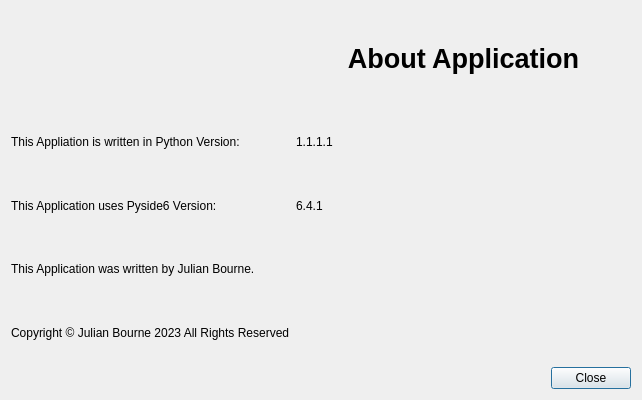
<?xml version="1.0" encoding="UTF-8"?>
<ui version="4.0">
 <class>AboutDialog</class>
 <widget class="QDialog" name="AboutDialog">
  <property name="geometry">
   <rect>
    <x>0</x>
    <y>0</y>
    <width>642</width>
    <height>400</height>
   </rect>
  </property>
  <property name="windowTitle">
   <string>Dialog</string>
  </property>
  <layout class="QVBoxLayout" name="verticalLayout">
   <item>
    <layout class="QGridLayout" name="gridLayout">
     <item row="0" column="0">
      <widget class="QLabel" name="labelPicture">
       <property name="sizePolicy">
        <sizepolicy hsizetype="Maximum" vsizetype="Maximum">
         <horstretch>96</horstretch>
         <verstretch>96</verstretch>
        </sizepolicy>
       </property>
       <property name="maximumSize">
        <size>
         <width>96</width>
         <height>96</height>
        </size>
       </property>
       <property name="text">
        <string/>
       </property>
       <property name="pixmap">
        <pixmap resource="aboutdialog.qrc">:/images/images/ProjectCreator.png</pixmap>
       </property>
       <property name="scaledContents">
        <bool>true</bool>
       </property>
      </widget>
     </item>
     <item row="1" column="0">
      <widget class="QLabel" name="labelPythonVersionBlurb">
       <property name="text">
        <string>This Appliation is written in Python Version: </string>
       </property>
      </widget>
     </item>
     <item row="2" column="0">
      <widget class="QLabel" name="labelQtVersionBlurb">
       <property name="text">
        <string>This Application uses Pyside6 Version:</string>
       </property>
      </widget>
     </item>
     <item row="3" column="0">
      <widget class="QLabel" name="labelAuthor">
       <property name="text">
        <string>This Application was written by Julian Bourne.</string>
       </property>
      </widget>
     </item>
     <item row="4" column="0">
      <widget class="QLabel" name="labelCopyright">
       <property name="text">
        <string>Copyright © Julian Bourne 2023 All Rights Reserved</string>
       </property>
      </widget>
     </item>
     <item row="2" column="1">
      <widget class="QLabel" name="labelQtVersion">
       <property name="text">
        <string>6.4.1</string>
       </property>
      </widget>
     </item>
     <item row="1" column="1">
      <widget class="QLabel" name="labelPythonVersion">
       <property name="text">
        <string>1.1.1.1</string>
       </property>
      </widget>
     </item>
     <item row="0" column="1">
      <widget class="QLabel" name="labelTitle">
       <property name="text">
        <string>&lt;html&gt;&lt;head/&gt;&lt;body&gt;&lt;p
                                    align=&quot;center&quot;&gt;&lt;span style=&quot;
                                    font-size:20pt; font-weight:700;&quot;&gt;About
                                    Application&lt;/span&gt;&lt;/p&gt;&lt;/body&gt;&lt;/html&gt;</string>
       </property>
      </widget>
     </item>
    </layout>
   </item>
   <item>
    <layout class="QHBoxLayout" name="horizontalLayoutButtonClose">
     <item>
      <spacer name="horizontalSpacer">
       <property name="orientation">
        <enum>Qt::Horizontal</enum>
       </property>
       <property name="sizeType">
        <enum>QSizePolicy::Expanding</enum>
       </property>
       <property name="sizeHint" stdset="0">
        <size>
         <width>40</width>
         <height>20</height>
        </size>
       </property>
      </spacer>
     </item>
     <item>
      <widget class="QPushButton" name="buttonClose">
       <property name="text">
        <string>Close</string>
       </property>
       <property name="icon">
        <iconset resource="aboutdialog.qrc">
         <normaloff>:/buttons/Buttons/glassButtonClose.png</normaloff>:/buttons/Buttons/glassButtonClose.png</iconset>
       </property>
      </widget>
     </item>
    </layout>
   </item>
  </layout>
 </widget>
 <resources>
  <include location="aboutdialog.qrc"/>
 </resources>
 <connections/>
</ui>
